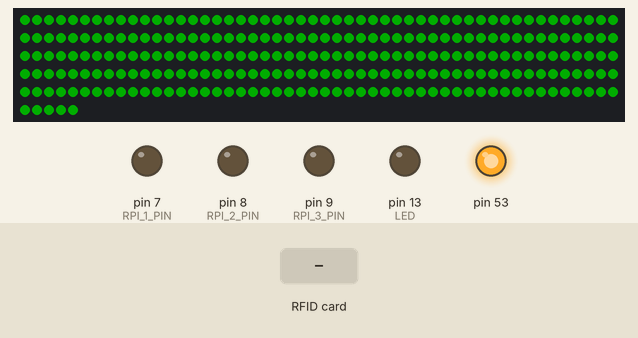
This sketch was run on a simulated Arduino Mega 2560, built with avr-gcc and run on an emulated ATmega2560. On the bench: 255 RGB LEDs in strip order, left to right, continuing on the next row, output pins drawn as LEDs (lit = HIGH). The inputs (shaded band) are chosen by the test bench. Dim RGB values are drawn brighter than linear; what the sketch prints to the serial monitor is not drawn.

Above: at 1.3 s.
1.4 s: RFID card 19 17 10 20 held to the reader
Timing chart, 0 to 4.4 s (numbered marks = the images above; inputs shaded):
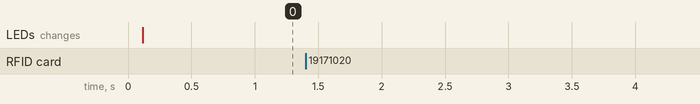

The sketch:

blink.ino
```cpp
// /dev/ttyACM0

/*
 * 224724  brand 1
910155 brand 2

RC522 MODULE     MEGA
SDA             D45
SCK             D52
MOSI            D51
MISO            D50
IRQ             N/A
GND             GND
RST             D43
3.3V             3.3V


 */

const unsigned int MAX_MESSAGE_LENGTH = 6;  //color message not more that this length

#include <SPI.h>
#include <MFRC522.h>
#include <FastLED.h>  // Include the FastLED Library


String TAG1  = "0241020";   // ------------------------------------- TAG1 ----------------------------------
String TAG2 = "19171020";    // ------------------------------------- TAG2 ------------------------------------


#define RST_1_PIN         43                            // Configurable, see typical pin layout above
#define SS_1_PIN          45                            // Configurable, see typical pin layout above

#define RPI_1_PIN         7   // to pin number 40 on jetson nano board
#define RPI_2_PIN         8   // to pin number 38 on jetson nano board
#define RPI_3_PIN         9

#define LED               13
#define NUM_LEDS 255  // Set the total number of LEDs from 1

CRGB leds[NUM_LEDS];  // Add these LEDs to an array
#define DATA_PIN 6    // Set the Data Pin that the LED data is transferred across

String Brand = String("");
MFRC522 mfrc522_1(SS_1_PIN, RST_1_PIN);  // Create MFRC522 instance
//MFRC522 mfrc522_2(SS_2_PIN, RST_2_PIN);  // Create MFRC522 instance
//MFRC522 mfrc522_3(SS_3_PIN, RST_3_PIN);  // Create MFRC522 instanc
// "do" function once LEDs have been configured
void showStrip() {
  FastLED.show();
}
// Set an individual pixel
void setPixel(int Pixel, byte red, byte green, byte blue) {
  leds[Pixel].r = red;
  leds[Pixel].g = green;
  leds[Pixel].b = blue;
}

// Sets all LEDs in the array to a specific colour / state
// uses bytes, not integers
void setAll(byte red, byte green, byte blue) {
  for (int i = 0; i < NUM_LEDS; i++ ) {
    setPixel(i, red, green, blue);
  }
  showStrip();
}


void setup() {
  Serial.begin(115200);   // Initialize serial communications with the PC
  SPI.begin();      // Init SPI bus

  mfrc522_1.PCD_Reset();
  mfrc522_1.PCD_Init();   // Init MFRC522
  mfrc522_1.PCD_SetAntennaGain(mfrc522_1.RxGain_max);
  mfrc522_1.PCD_AntennaOn();
  mfrc522_1.PCD_SoftPowerUp();
//  mfrc522_2.PCD_Reset();
//  mfrc522_2.PCD_Init();   // Init MFRC522
//  mfrc522_2.PCD_SetAntennaGain(mfrc522_1.RxGain_max);
//  mfrc522_2.PCD_AntennaOn();
//  mfrc522_2.PCD_SoftPowerUp();
//  digitalWrite(SS_1_PIN, HIGH);
//  digitalWrite(SS_2_PIN, HIGH);
//  mfrc522_3.PCD_Reset();
//  mfrc522_3.PCD_Init();   // Init MFRC522
//  mfrc522_3.PCD_SetAntennaGain(mfrc522_1.RxGain_max);
//  mfrc522_3.PCD_AntennaOn();
//  mfrc522_3.PCD_SoftPowerUp();
  delay(4);       // Optional delay. Some board do need more time after init to be ready, see Readme

  pinMode(LED, OUTPUT);
  pinMode(RPI_1_PIN, OUTPUT);
  pinMode(RPI_2_PIN, OUTPUT);
  pinMode(RPI_3_PIN, OUTPUT);
  digitalWrite(RPI_1_PIN, LOW);
  digitalWrite(RPI_2_PIN, LOW);
  digitalWrite(RPI_3_PIN, LOW);

    mfrc522_1.PCD_Reset();
    mfrc522_1.PCD_Init();   // Init MFRC522
    mfrc522_1.PCD_SetAntennaGain(mfrc522_1.RxGain_max);
    mfrc522_1.PCD_AntennaOn();
    mfrc522_1.PCD_SoftPowerUp();
    // initialize FastLED
  FastLED.addLeds<NEOPIXEL, DATA_PIN>(leds, NUM_LEDS);
  FastLED.setBrightness(50);
 showStrip();
 Green();
}
// Helper function that blends one uint8_t toward another by a given amount
void nblendU8TowardU8( uint8_t& cur, const uint8_t target, uint8_t amount)
{
  if( cur == target) return;

  if( cur < target ) {
    uint8_t delta = target - cur;
    delta = scale8_video( delta, amount);
    cur += delta;
  } else {
    uint8_t delta = cur - target;
    delta = scale8_video( delta, amount);
    cur -= delta;
  }
}

// Blend one CRGB color toward another CRGB color by a given amount.
// Blending is linear, and done in the RGB color space.
// This function modifies 'cur' in place.
CRGB fadeTowardColor( CRGB& cur, const CRGB& target, uint8_t amount)
{
  nblendU8TowardU8( cur.red,   target.red,   amount);
  nblendU8TowardU8( cur.green, target.green, amount);
  nblendU8TowardU8( cur.blue,  target.blue,  amount);
  return cur;
}

byte * Wheel(byte WheelPos) {
  static byte c[3];

  if(WheelPos < 85) {
   c[0]=WheelPos * 3;
   c[1]=255 - WheelPos * 3;
   c[2]=0;
  } else if(WheelPos < 170) {
   WheelPos -= 85;
   c[0]=255 - WheelPos * 3;
   c[1]=0;
   c[2]=WheelPos * 3;
  } else {
   WheelPos -= 170;
   c[0]=0;
   c[1]=WheelPos * 3;
   c[2]=255 - WheelPos * 3;
  }

  return c;
}

//////////////////////////////////NEW CODE BEGINS//////////////////////////////

void Blue() {

    for (int i = 0; i <= NUM_LEDS; i++) {

        leds[i] = CRGB(0,0,255);
    }
      showStrip();
  }


//////////////////////////////Change LED colour to white///////////////////////

void  White() {

    for (int i = 0; i <= NUM_LEDS; i++) {

        leds[i] = CRGB(255,255,255);
    }
      showStrip();
  }


void Green() {

    for (int i = 0; i <= NUM_LEDS; i++) {
        leds[i] = CRGB(0,255,0);
    }
      showStrip();
  }

void loop() {

  delay(10);
  String j = RFID_1_Check();


  if(j != "NULL" )
  {
    delay(1000);
    Serial.println(j);


                 char inByte = (char)Serial.read();
                     if (inByte == 'B')
                     {Blue();}
                      if (inByte == 'G')
                      {Green();}
                      if (inByte == 'W')
                      {White();}

  }

}


String RFID_1_Check(){
  int productNumber = 0;
  mfrc522_1.PCD_Reset();
  mfrc522_1.PCD_Init();   // Init MFRC522
  mfrc522_1.PCD_SetAntennaGain(mfrc522_1.RxGain_max);
  mfrc522_1.PCD_AntennaOn();
  mfrc522_1.PCD_SoftPowerUp();
  delay(15);
    // Look for new cards
  if ( ! mfrc522_1.PICC_IsNewCardPresent())
  {
//    Serial.print("\nNo Card1");
    return "NULL";
  }
  if ( ! mfrc522_1.PICC_ReadCardSerial())
  {
//    Serial.print("\nNo Comms");
    return "NULL";
  }
  String content= "";
  byte letter;
  int j;
  for (byte i = 0; i < mfrc522_1.uid.size; i++)
  {
     content.concat(String(mfrc522_1.uid.uidByte[i]/10,DEC));
  }

  //Serial.println(content);
  return content;
}
```

Measured:
- after the input at 1.4 s, every drawn part: stays the same
